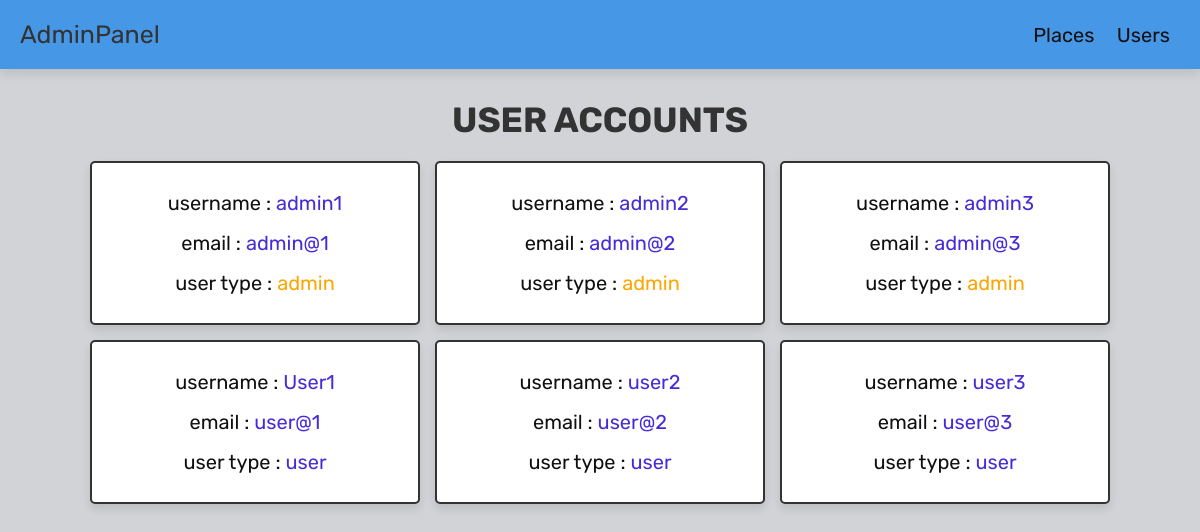
The page /admin_users.php on the database its author committed.
### tables this page shows
CREATE TABLE `users` (
  `name` varchar(100) NOT NULL,
  `email` varchar(100) NOT NULL,
  `password` varchar(100) NOT NULL,
  `user_type` varchar(20) NOT NULL DEFAULT 'user'
);

### admin_users.php (the view, shortened to what this page needs)
<?php
@include 'config.php';
?>
<!DOCTYPE html>
<html lang="en">
<head>
   <link rel="stylesheet" href="https://cdnjs.cloudflare.com/ajax/libs/font-awesome/6.1.1/css/all.min.css">
   <link rel="stylesheet" href="adminstyles.css">
</head>
<body>
<?php include 'admin_header.php'; ?>
<section class="user-accounts">
   <h1 class="title">user accounts</h1>
   <div class="box-container">
      <?php
         $select_users = $conn->prepare("SELECT * FROM `users`");
         $select_users->execute();
         while($fetch_users = $select_users->fetch(PDO::FETCH_ASSOC)){
      ?>
      <div class="box" style="<?php if($fetch_users['name'] == $admin_name){ echo 'display:none'; }; ?>">
         <p> username : <span><?= $fetch_users['name']; ?></span></p>
         <p> email : <span><?= $fetch_users['email']; ?></span></p>
         <p> user type : <span style=" color:<?php if($fetch_users['user_type'] == 'admin'){ echo 'orange'; }; ?>"><?= $fetch_users['user_type']; ?></span></p>
      </div>
      <?php
      }
      ?>
   </div>
</section>
</body>
</html>

### adminstyles.css (style rules this page uses)
:root { --purple:#462cd8; --orange:#12b7f3; --red:#e74c3c; --black:#333; --light-color:#101011; --white:#ffffff; --light-bg:#d2d3d7; --border:.2rem solid var(--black); --box-shadow:0 .5rem 1rem rgba(0,0,0,.1); }
* { font-family: 'Rubik', sans-serif; margin:0; padding:0; box-sizing: border-box; outline: none; border:none; text-decoration: none; color:var(--black); }
body { background-color: var(--light-bg); }
html { font-size: 62.5%; overflow-x: hidden; scroll-behavior: smooth; scroll-padding-top: 6.5rem; }
section { padding:3rem 2rem; max-width: 1200px; margin:0 auto; }
.title { text-align: center; margin-bottom: 2rem; text-transform: uppercase; color:var(--black); font-size: 3.5rem; }
.user-accounts .box-container { display: grid; grid-template-columns: repeat(auto-fit, 33rem); gap:1.5rem; align-items: flex-start; justify-content:center; }
.user-accounts .box-container .box { border:var(--border); box-shadow: var(--box-shadow); background-color: var(--white); border-radius: .5rem; padding:2rem; text-align: center; }
.user-accounts .box-container .box p { line-height: 1.5; padding:.5rem 0; font-size: 2rem; color:var(--light-color); }
.user-accounts .box-container .box p span { color:var(--purple); }

### rows shown on the page
users: name "admin1", email "admin@1", user_type "admin"
users: name "admin2", email "admin@2", user_type "admin"
users: name "admin3", email "admin@3", user_type "admin"
users: name "User1", email "user@1", user_type "user"
users: name "user2", email "user@2", user_type "user"
users: name "user3", email "user@3", user_type "user"
